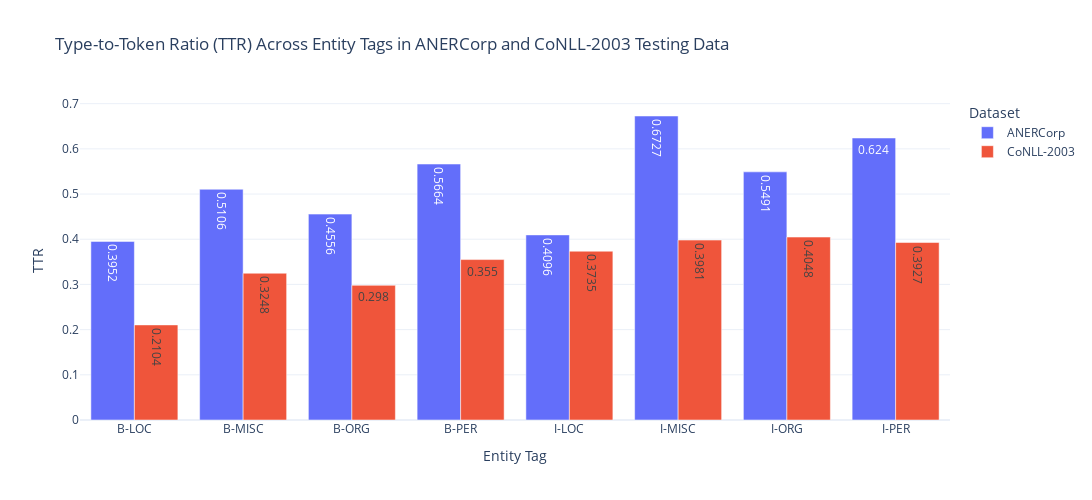

Here is the notebook cell this chart was saved with:
### Code cell
# Creating the bar chart
fig = go.Figure()
tag_mapping = {
    'B-PERS': 'B-PER', 'I-PERS': 'I-PER',
    'B-PERS': 'B-PER', 'I-PERS': 'I-PER'
}
dataset_mapping = {
    'ANERCorp_CamelLab': 'ANERCorp'
}
train_split['Tag'] = test_split['Tag'].replace(tag_mapping)
train_split['Dataset'] = test_split['Dataset'].replace(dataset_mapping)
# Add bars for each dataset
for dataset in test_split['Dataset'].unique():
    subset = test_split[test_split['Dataset'] == dataset]
    fig.add_trace(go.Bar(
        x=subset['Tag'],
        y=subset['TTR'],
        name=dataset,
        text=subset['TTR'],
        textposition='auto'
    ))

# Update the layout
fig.update_layout(
    title='Type-to-Token Ratio (TTR) Across Entity Tags in ANERCorp and CoNLL-2003 Testing Data',
    template="plotly_white",
    xaxis_title='Entity Tag',
    yaxis_title='TTR',
    barmode='group',
    legend_title="Dataset",
    height=500,
    width=1300
)

# Show the plot
fig.show()

### Figure 1 — Plotly figure (JSON) as saved in the notebook; plotly's stock layout.template omitted (floating-point values rounded to 4 significant figures)
{"data": [{"name": "ANERCorp", "text": [0.3952, 0.5106, 0.4556, 0.5664, 0.4096, 0.6727, 0.5491, 0.624], "textposition": "auto", "type": "bar", "x": ["B-LOC", "B-MISC", "B-ORG", "B-PER", "I-LOC", "I-MISC", "I-ORG", "I-PER"], "y": [0.3952, 0.5106, 0.4556, 0.5664, 0.4096, 0.6727, 0.5491, 0.624]}, {"name": "CoNLL-2003", "text": [0.2104, 0.3248, 0.298, 0.355, 0.3735, 0.3981, 0.4048, 0.3927], "textposition": "auto", "type": "bar", "x": ["B-LOC", "B-MISC", "B-ORG", "B-PER", "I-LOC", "I-MISC", "I-ORG", "I-PER"], "y": [0.2104, 0.3248, 0.298, 0.355, 0.3735, 0.3981, 0.4048, 0.3927]}], "layout": {"barmode": "group", "height": 500, "legend": {"title": {"text": "Dataset"}}, "title": {"text": "Type-to-Token Ratio (TTR) Across Entity Tags in ANERCorp and CoNLL-2003 Testing Data"}, "width": 1300, "xaxis": {"title": {"text": "Entity Tag"}}, "yaxis": {"title": {"text": "TTR"}}}}
